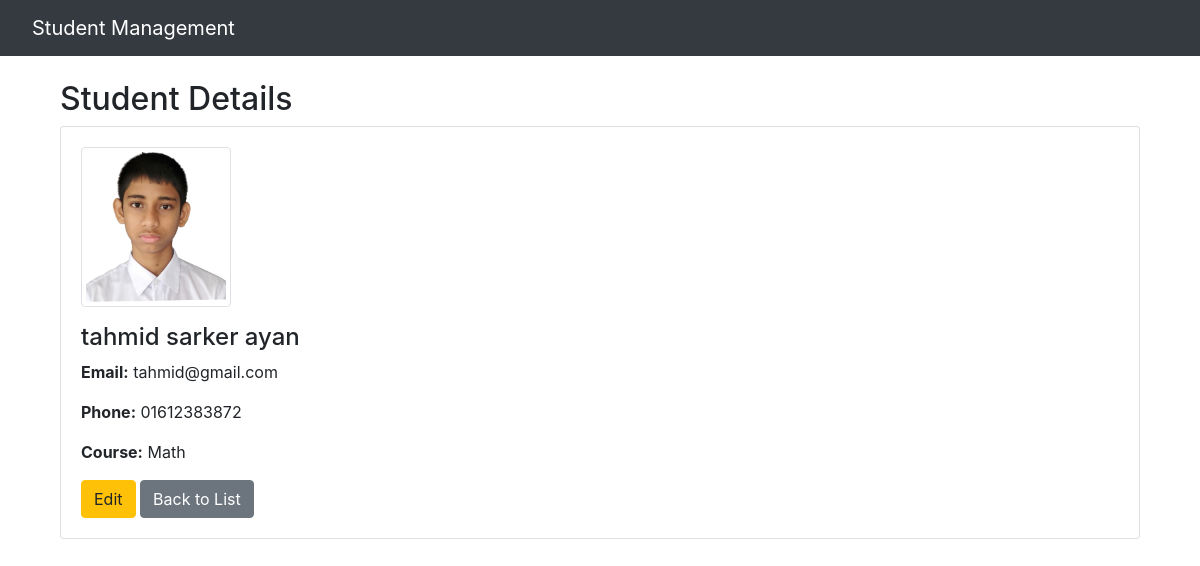
/student/4/, run on the app's committed database.
### student_app/models.py (models this page shows, shortened)
class Student(models.Model):
    name = models.CharField(max_length=100)
    email = models.EmailField(unique=True)
    phone_number = models.CharField(max_length=15)
    course = models.CharField(max_length=100)
    photo = models.ImageField(upload_to='students_photos/', blank=True, null=True)

### student_app/views.py (the view)
# urls.py: path('student/<int:pk>/', StudentDetailView.as_view(), name='student_detail'),
class StudentDetailView(DetailView):
    model = Student
    template_name = 'students/student_detail.html'
    context_object_name = 'student'

### student_app/templates/students/student_detail.html
{% extends 'base.html' %}
{% block content %}
<div class="container mt-4">
    <h2>Student Details</h2>
    <div class="card">
        <div class="card-body">
            {% if student.photo %}
                <img src="{{ student.photo.url }}" class="img-thumbnail mb-3" width="150" height="150">
            {% endif %}
            <h4>{{ student.name }}</h4>
            <p><strong>Email:</strong> {{ student.email }}</p>
            <p><strong>Phone:</strong> {{ student.phone_number }}</p>
            <p><strong>Course:</strong> {{ student.course }}</p>
            <a href="{% url 'student_edit' student.id %}" class="btn btn-warning">Edit</a>
            <a href="{% url 'student_list' %}" class="btn btn-secondary">Back to List</a>
        </div>
    </div>
</div>
{% endblock %}

### data on the page
Student: photo (picture), name "tahmid sarker ayan", email "tahmid@gmail.com", phone_number "01612383872", course "Math"
